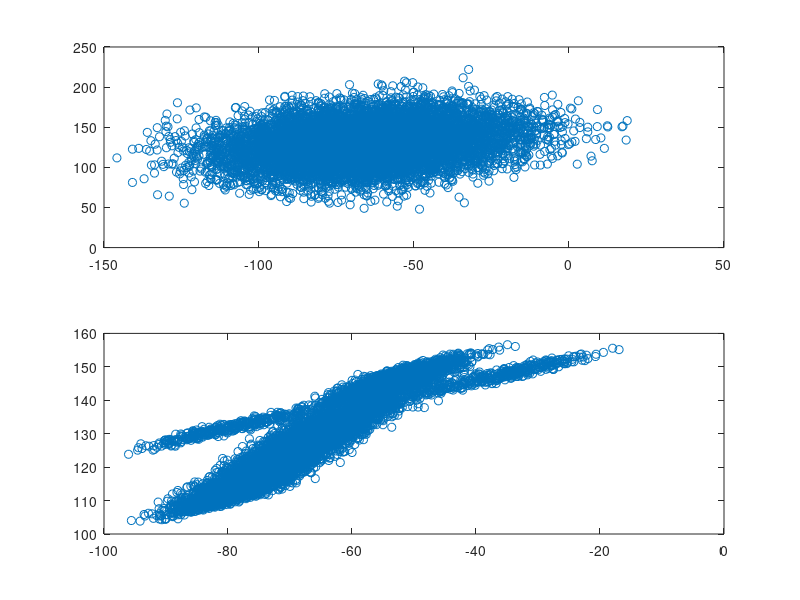
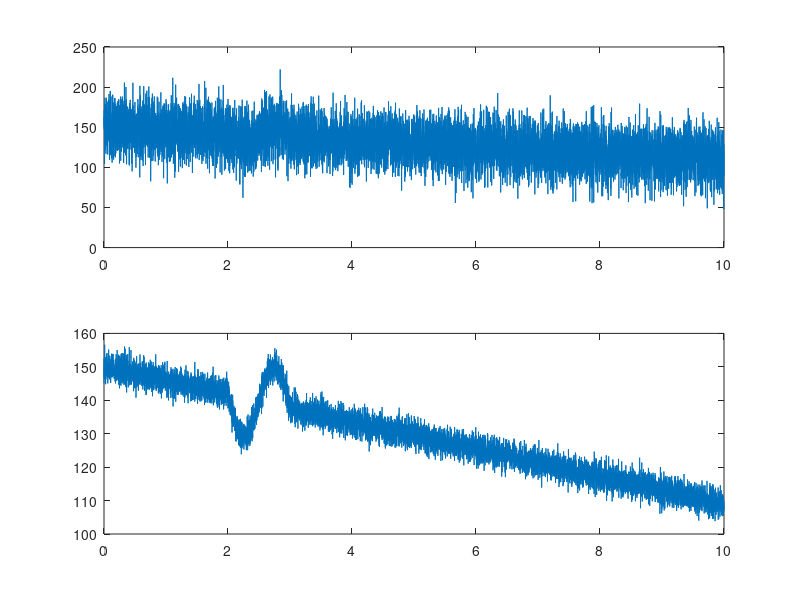
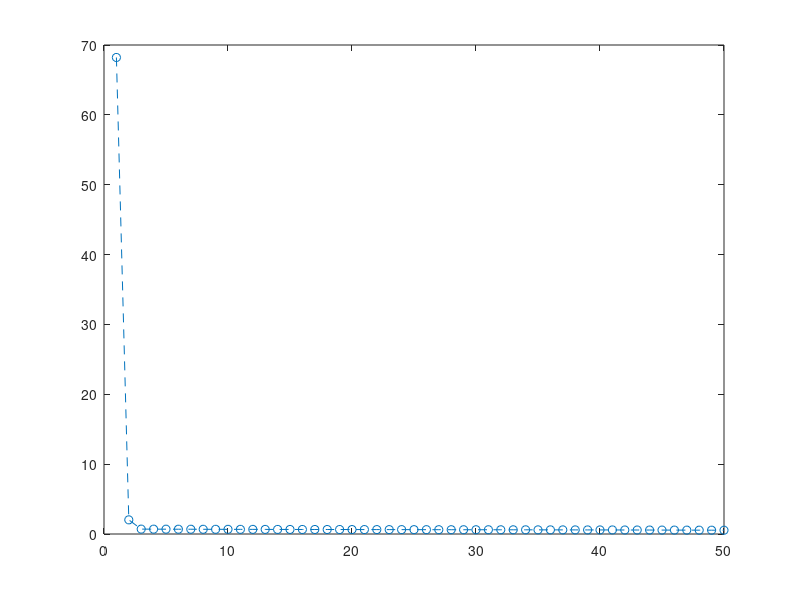

Recreate these plots in MATLAB, in order.
% PCA_example.m
% Generate multi-neuron data with only two degrees of freedom and analyze
% using PCA.

clear

rng(3);                 % Initialize random number generator to a controled value

Ncells = 50;            % Data from 50 cells so 50-dimensional data set.

dt = 0.001;             % dt in sec
tmax = 10;              % tmax in sec
t = 0:dt:tmax;          % time vector
Nt = length(t);

rate = zeros(Ncells,Nt); % firing rates of all cells is the main matrix

%% The following section generates dummy data from particular inputs
period = 2;             
omega = 2*pi/period;

ton1 = period;
toff1 = period+period/2;
non1 = round(ton1/dt);
noff1 = round(toff1/dt);

A0 = 50;
A1 = 20;
A2 = 10;

noise = 20;

% Input1 is a sine wave for a short period in the "trial"
Input1 = [zeros(1,non1) A1*sin(2*omega*t(non1+1:noff1)) zeros(1,Nt-noff1)];

% Input 2 is a ramp of constant gradient
Input2 = A2*t;

% The following weights make each neuron have some random content of each
% input
W0 = 2+randn(Ncells,1);
W1 = randn(Ncells,1);
W2 = randn(Ncells,1);

% The rate matrix has a row for each cell with time in columns
% This set of firing rates with added noise really only has two major
% signals in it, "Input1" and "Input2"
rate = W0*A0*ones(1,Nt) + W1*Input1 + W2*Input2 + noise*randn(size(rate));

%%
% Do PCA next. Each column should be a variable (i.e. a different cell) and
% each row an observation (here a time point). Need transpose of rate to do
% this correctly as rate stores the neurons as rows.
[COEFF, SCORE, LATENT, TSQUARED, EXPLAINED, MU] = pca(rate');

%% In this example, less connection between weights and Principal Components
% figure(1)
% plot(W1,COEFF(:,1),'x')
% 
% figure(2)
% plot(W2,COEFF(:,2),'x')

% SCORE tells how much of each principal component is present at each point
% in time. If we simply multiplied COEFF*SCORE' we would recover the
% original data offset by the means. By only taking the first two columns of COEFF (the first
% two principal components) and multiplying out the first two columns of
% SCORE (the first two rows of SCORE') we reduce the original 50-dimensions
% of data into a 2D data set. 
SCORET = SCORE';
newrates = COEFF(:,1:2)*SCORET(1:2,:) + MU'*ones(1,Nt);;

% Now we compare plots of the original rates and the 2D reduced rates.
figure(3) 
subplot(2,1,1)
plot(rate(1,:),rate(2,:),'o')
subplot(2,1,2)
plot(newrates(1,:),newrates(2,:),'o')

figure(4)
subplot(2,1,1)
plot(t,rate(2,:))
subplot(2,1,2)
plot(t,newrates(2,:))

% Explained is % variance explained by successive components
figure(5)
plot(EXPLAINED,'--o')

